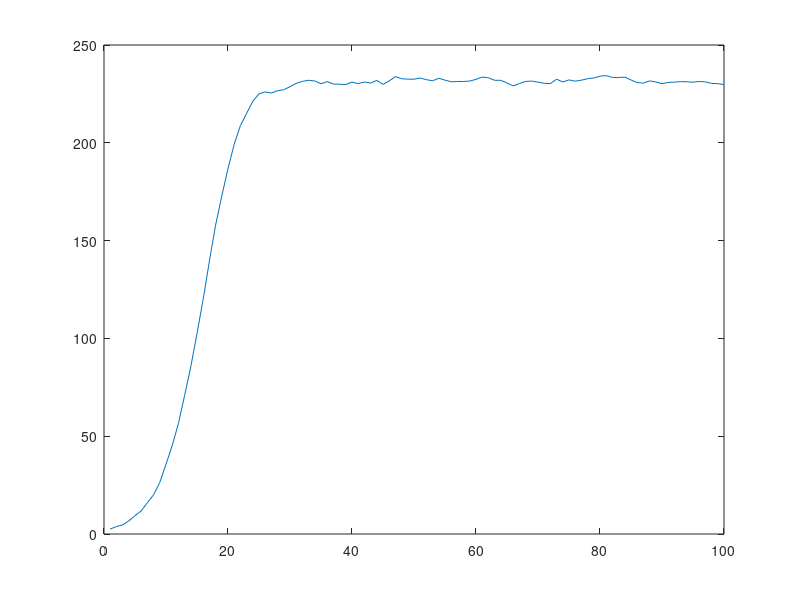

Write MATLAB code to recreate this figure. (Note: this script raises an error after producing the figure.)
% Test simple Bass model over simulated data
clear all;                              % clear workspace
global Y1 MAD MSE
% MKt6v99 Spec Topics:  Bayesian Dynamic Models, Norris Bruce
% Extended Kalman Filter - Example

p      =  1;     T = 100;               % p dimension of state vector; T length of series
m0     =  randn(p,1); C0 = eye(p);      % intial state distribution at t=0

%Bass Model parameter simulation
qi1=0.38*rand(1,1);
pi1=0.003*rand(1,1);
mi1=1000*rand(1,1);

F      =  ones(p,1);  GT = diag([-qi1./mi1 (1-pi1+qi1)]); d = diag(GT);     % Observation and systems matrix  
v      =  eye(p)*0.2;       w = 0.5*eye(p);              % known observation and sytem variance


% Simulate Observations  y(t) and states 
tt1    =  5*rand(p,T+1); y = zeros(p,T); x = rand(T,1); F =  eye(p); y=[]; beta=pi1*mi1 ;
ew     =  chol(w)'*randn(p,T);  ev = chol(v)'*randn(p,T); x= ones(p,T); uT=diag(beta)*x;
%a      =  rand(1,5); b = rand(1,5); alpha = [1.2; 1.05];

% LINEAR Goodwill
%for  t =  2:T+1 tt1(1,t) =  d(1)*tt1(1,t-1) + uT(1,t-1) + ew(1,t-1); end;
%for  t =  2:T+1 tt1(2,t) =  d(2)*tt1(2,t-1) + uT(2,t-1) + ew(2,t-1); end; plot(tt1);

% NONLINEAR Goodwill
for  t =  2:T+1 tt1(1,t) =  d(1)*tt1(1,t-1).^2 + d(2)*tt1(1,t-1)+ uT(1,t-1) + ew(1,t-1); end;                
%for  t =  2:T+1 tt1(2,t) =  tt1(2,t-1)- d(2)*tt1(2,t-1)^alpha(2) + uT(2,t-1) + ew(2,t-1); end; plot(tt1);


for  t =  1:T 

 y(:,t)  = tt1(1,t)  +  ev(:,t);
 %[a(1)*tt1(1,t) - a(2)*tt1(2,t) - a(3)*tt1(1,t)^2 +  a(4)*tt1(2,t)^2 + a(5)*tt1(1,t)*tt1(2,t); ...
  %           b(1)*tt1(2,t) - b(2)*tt1(1,t) - b(3)*tt1(2,t)^2 +  b(4)*tt1(1,t)^2 + b(5)*tt1(1,t)*tt1(2,t)] + ev(:,t);

end;
plot(y(1,:)); pause; % plot(y(2,:)); 
tt1s = tt1(:,2:T+1);
%==========================================================================
%==========================================================================
%==========================================================================
 %clear all;
% load data;   % linear state equation equation - nerlove arrow
 
 %load data2;   % nonlinear state equation equation - nerlove arrow

 jumps      =    1; idx = 0; jp = 0; ndraw=2000;  ndraw0 = 1000; 
 b_         =    zeros(T*p,(ndraw-ndraw0)/jumps);Y1 =[]; MAD =[]; MSE =[];
 b0_        =    zeros(p,(ndraw-ndraw0)/jumps); m0     =  rand(p,1); C0 = eye(p);  

 tic;
for i = 1:ndraw
    i
   % Forward Filtering Backward Smoothing Algorithm
  
   [m,C,m0,C0,tt1,tt0]    =     kalffbs(y,F,p,m0,C0,v,w,GT,uT);   %,a,b,alpha

   if   (i                >     ndraw0)             %  Discarding burnin
        idx               =     idx + 1; end; 
    
   if   idx              ==     jumps
        idx               =     0;
        jp                =     jp + 1;
     
        b_(:,jp)          =     reshape(tt1',T*p,1); 
        b0_(:,jp)         =     tt0; 
    end;
end;
 

for i = 1:size(b_,1) plot(b_(i,:));  grid; pause; end;
tt1  =   mean(b_,2); tt1 = reshape(tt1,T,p)'; m0 = mean(b0_,2);

 MAD= mean(MAD); MSE = mean(MSE);
% 1-step ahead forecast
for i=1:p
tx = 1:T; plot(tx,Y1(i,:), '--' ,tx,y(i,:),'-.' );
title('Step Ahead Forecast'); xlabel('Time');
ylabel('y(t)'); legend('Predicted','Actual'); pause;
end;

for i=1:p
% Posterior mean vs Simulated tt1
tx = 1:T; plot(tx,tt1(i,:), '--' ,tx,tt1s(i,:),'-.' );
title('Posterior Mean vs Simulation'); xlabel('Time');
ylabel('alpha(t)'); legend('Posterior','Simulation'); pause;
end;


subplot(2,2,1)
plot(y(1,:))
xlabel('Time'); ylabel('y(t)'); 

subplot(2,2,2)
plot(y(2,:))
xlabel('Time'); ylabel('y(t)'); 

subplot(2,2,4)
plot(tt1s(2,:))
xlabel('Time'); ylabel('tt1'); 



subplot(3,2,3)
plot(b_(51,:))
title('alpha(50)');

subplot(3,2,5)
plot(b_(101,:))
title('alpha(100)');



subplot(3,2,2)
plot(b_(103,:))
title('beta(1)');

subplot(3,2,4)
plot(b_(152,:))
title('beta(50)');

subplot(3,2,6)
plot(b_(202,:))
title('beta(100)');